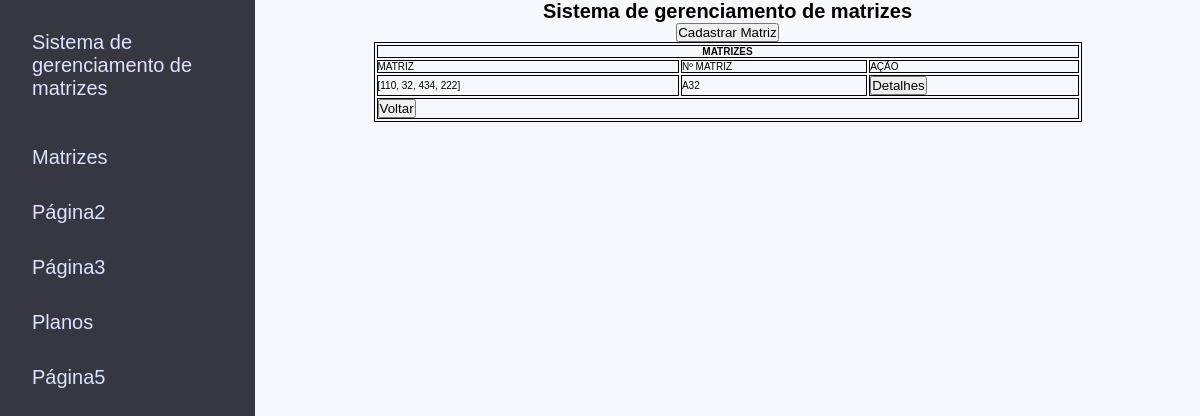
The app's page /matrizes.html with its own data.
### ext/site/model/Matriz.py (models this page shows)
class Matriz(db.Model):
    __tablename__ = "matrizes"
    __table_args__ = {'extend_existing': True}
    id = db.Column("id", db.Integer, primary_key=True)
    rfid = db.Column("rfid", db.VARCHAR)
    numero = db.Column("numero", db.Integer)
    ciclos = db.Column("ciclos", db.Integer)
    deleted = db.Column("deleted", db.Boolean, default=False)

### ext/site/view/matrizes.py (the view)
@bp_matrizes.route("/matrizes.html")
def matrizes():
    try:
        templateData = {
            'title': "Sistema de gerenciamento de matrizes",
        }
        matrizes = matrizCRUD.consultarMatrizes()
        return render_template("main/matrizes.html", matrizes=matrizes, **templateData)
    except:
        return render_template("main/matrizes.html", **templateData)

### ext/db/matrizCRUD.py (called while the page is built)
def consultarMatrizes():  # Read
    try:
        matrizes = db.session.query(Matriz.Matriz).all()
        return matrizes
    except BaseException as e:
        return Response(response=json.dumps("{success: false, message: "+ e.args[0] +", response: null}"), status=501)

### templates/main/matrizes.html (shortened to what this page needs)
{% extends "base.html" %}
{% block style %}
<link rel="stylesheet" href="../../static/css/matrizes.css">
<link rel="stylesheet" href="../../static/css/styles.css">
<link rel="stylesheet" href="../../static/css/modal.css">
{% endblock %}
{% block main %}
<div class="wrapper">
    <h1>{{ title }}</h1>
    <button onclick="mostrarModal()">Cadastrar Matriz</button>
    <table>
        <th colspan="3">
            MATRIZES
        </th>
        <tr>
            <td>MATRIZ</td>
            <td>Nº MATRIZ</td>
            <td>AÇÃO</td>
        </tr>
        {% for matriz in matrizes %}
        <tr>
            <td>{{matriz.rfid}}</td>
            <td>{{matriz.numero}}</td>
            <td><button id="botao" name="botao" value="{{ matriz.id }}"
                    onclick="showmodal('{{matriz.id}}')">Detalhes</button></td>
        </tr>
        {% endfor %}
        <tr>
            <td colspan="3"><a href="/"><button>Voltar</button></a></td>
        </tr>
    </table>
</div>
{% endblock %}

### templates/base.html (shortened to what this page needs)
<!DOCTYPE html>
<html lang="pt-BR">
<head>
    <link rel="stylesheet" href="../static/css/global.css">
    {% block style %}{% endblock %}
</head>
<body>
    <aside>{% include "barra.html" %}</aside>
    <main>{% block main %}{% endblock %}</main>
</body>
</html>

### templates/barra.html (shortened to what this page needs)
{% block style %}
<link rel="stylesheet" href="../static/css/barra.css">
{% endblock %}
{% block barra %}
<header>
    <p><a href="/">Sistema de gerenciamento de matrizes</a></p>
</header>
<nav>
    <ul>
        <li>
            <label for="id1"><a href="matrizes.html">Matrizes</a></label>
        </li>
        <li>
            <label for="id2"><a href="registros.html">Página2</a></label>
        </li>
        <li>
            <label for="id3"><a href="usuarios.html"></a>Página3</label>
        </li>
        <li>
            <label for="id4"><a href="planos.html">Planos</a></label>
        </li>
        <li>
            <label for="id5">Página5</label>
        </li>
    </ul>
</nav>
{% endblock %}

### static/css/global.css (style rules this page uses)
* { margin: 0; padding: 0; box-sizing: border-box; }
html { font-size: 62.5%; }
a,a:visited { text-decoration: none; color: #DDE2FF; }
body { font-family: 'Mulish', sans-serif; background: #F7F8FC; display: flex; width: 100vw; }

### static/css/matrizes.css (style rules this page uses)
.wrapper { width: 100%; height: 100%; display: flex; align-items: center; justify-content: center; flex-direction: column; }
.wrapper table { width: 80%; margin: 0 auto; border: 1px solid #000; }
th,td,tr { border: 1px solid #000; }

### static/css/styles.css (style rules this page uses)
main { width: 100%; padding: 0 30px; }

### static/css/barra.css (style rules this page uses)
aside { position: fixed; width: 100%; height: 100%; max-width: 255px; background-color: #363740; color: #DDE2FF; }
main { margin-left: 255px; }
aside header { display: flex; align-items: center; height: 130px; font-size: 2rem; padding: 5px 32px; }
aside nav ul { list-style: none; }
aside nav ul li { font-size: 2rem; height: 55px; transition: all 0.4s ease-in-out; cursor: pointer; padding: 18px 32px; position: relative; }
aside nav ul li label { display: flex; align-items: center; flex-direction: row; cursor: pointer; height: 100%; }
main { width: 100%; }

### records on screen
Matriz: rfid "[110, 32, 434, 222]", numero "A32", {{ matriz.id }} 1 (drawn)

### other values on screen
{{ title }} "Sistema de gerenciamento de matrizes"
